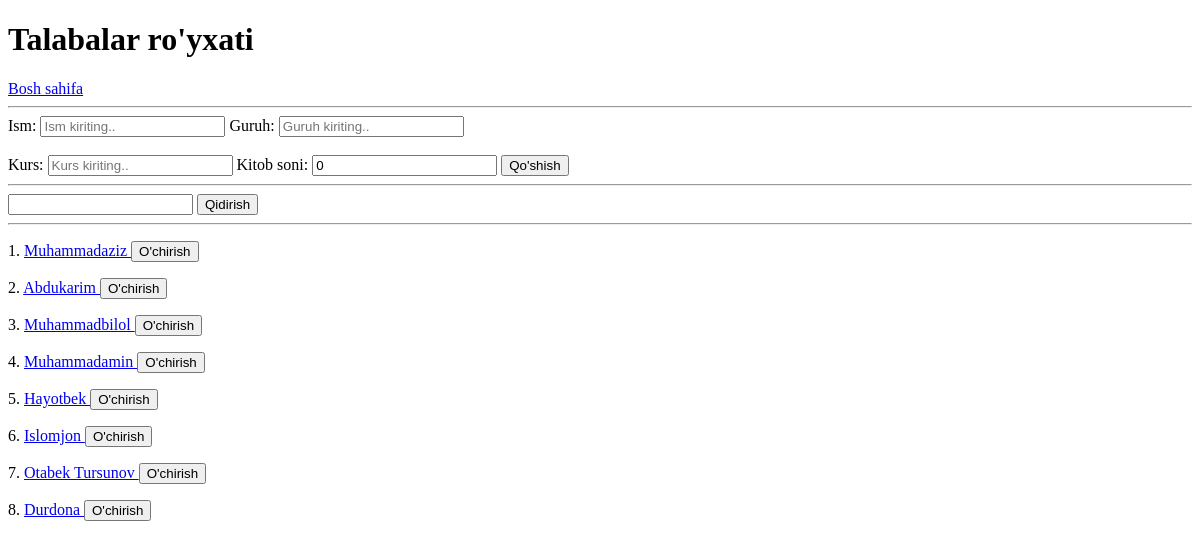
/talabalar/, run on an earlier commit of the app's database.
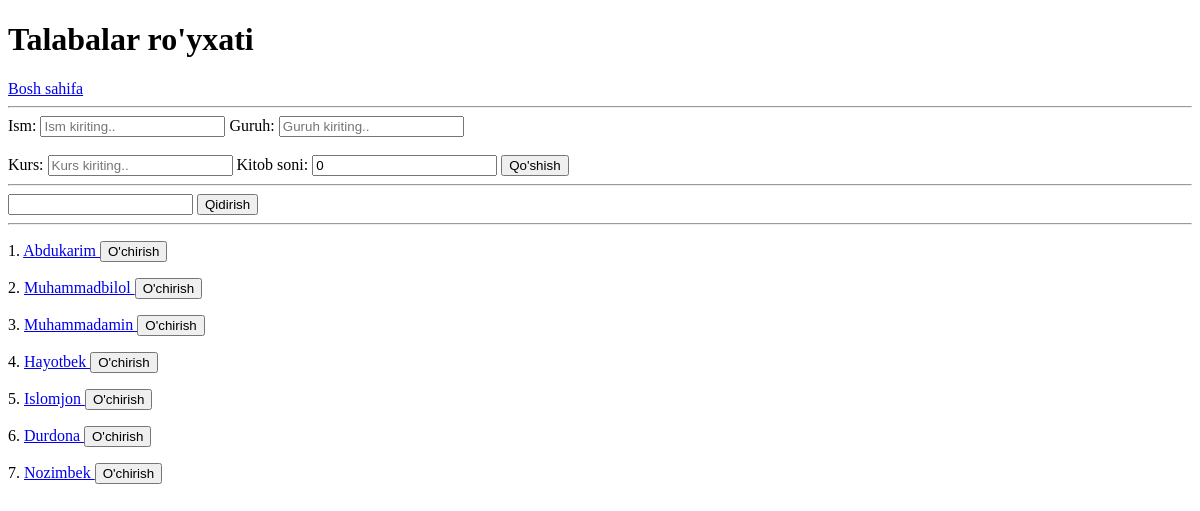
And on a later commit of the database.
### main/models.py (models this page shows, shortened)
class Talaba(models.Model):
    ism = models.CharField(max_length=255)
    guruh = models.CharField(max_length=50)
    kurs = models.PositiveSmallIntegerField(
        validators=[MinValueValidator(1), MaxValueValidator(4)], default=1
    )
    kitob_soni = models.PositiveSmallIntegerField(default=0)
    class Meta:
        verbose_name_plural = "Talabalar"

### main/views.py (the view, shortened to what this page needs)
# urls.py: path('talabalar/', talabalar_view, name='talabalar'),
def talabalar_view(request):
    talabalar = Talaba.objects.all()
    search = request.GET.get('search')
    if search is not None:
        talabalar = talabalar.filter(ism__contains=search)
    context = {
        'talabalar': talabalar,
        'search': search,
    }
    return render(request, 'talabalar.html', context)

### templates/talabalar.html (shortened to what this page needs)
<!DOCTYPE html>
<html lang="en">
<head>
</head>
<body>
  <h1>Talabalar ro'yxati</h1>
  <a href="/">Bosh sahifa</a>
  <hr>
  <form method="post">
      <label>Ism: </label>
      <input type="text" name="ism" placeholder="Ism kiriting..">
      <label>Guruh: </label>
      <input type="text" name="guruh" placeholder="Guruh kiriting..">
      <br><br>
      <label>Kurs: </label>
      <input type="number" name="kurs" placeholder="Kurs kiriting..">
      <label>Kitob soni: </label>
      <input type="number" name="kitob_soni" value="0">
      <button>Qo'shish</button>
  </form>
  <hr>
  <form>
      <input type="text" name="search" {% if search %} value="{{ search }}" {% endif %}>
      <button>Qidirish</button>
  </form>
  <hr>
  {% for talaba in talabalar %}
    <p>{{ forloop.counter }}.
        <a href="/talabalar/{{ talaba.id }}/">
            {{ talaba.ism }}
        </a>
        <a href="/talabalar/{{ talaba.id }}/delete/">
            <button>O'chirish</button>
        </a>
    </p>
  {% endfor %}
</body>
</html>

What changed in the data, as far as the page shows it:
removed Talaba: ism "Muhammadaziz"
removed Talaba: ism "Otabek Tursunov"
added Talaba: ism "Nozimbek"
